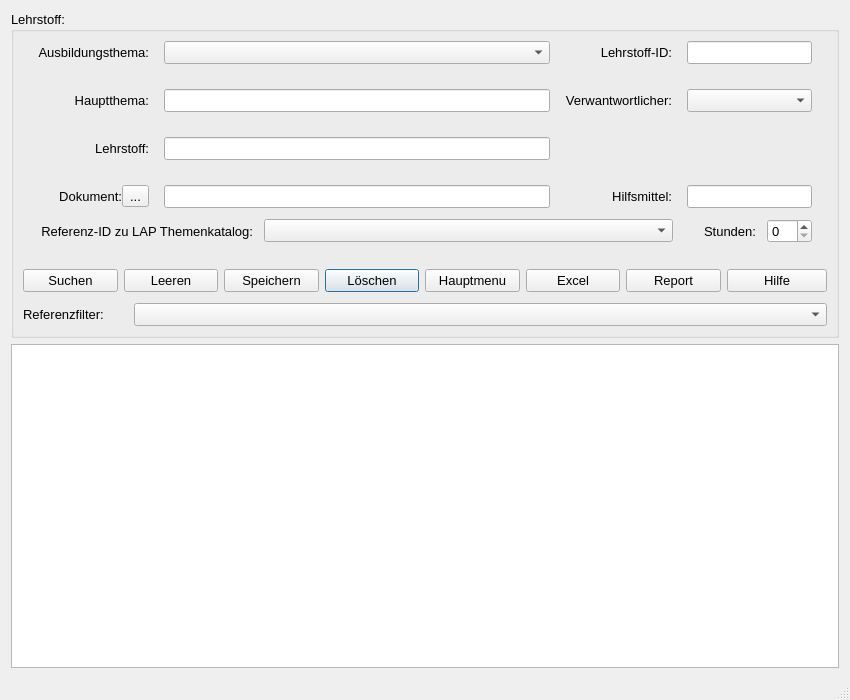
<?xml version="1.0" encoding="UTF-8"?>
<ui version="4.0">
 <class>Dialog</class>
 <widget class="QDialog" name="Dialog">
  <property name="enabled">
   <bool>true</bool>
  </property>
  <property name="geometry">
   <rect>
    <x>0</x>
    <y>0</y>
    <width>850</width>
    <height>700</height>
   </rect>
  </property>
  <property name="sizePolicy">
   <sizepolicy hsizetype="Fixed" vsizetype="Expanding">
    <horstretch>0</horstretch>
    <verstretch>0</verstretch>
   </sizepolicy>
  </property>
  <property name="minimumSize">
   <size>
    <width>850</width>
    <height>700</height>
   </size>
  </property>
  <property name="sizeIncrement">
   <size>
    <width>1</width>
    <height>2</height>
   </size>
  </property>
  <property name="baseSize">
   <size>
    <width>0</width>
    <height>0</height>
   </size>
  </property>
  <property name="windowTitle">
   <string>Lehrstoff</string>
  </property>
  <property name="sizeGripEnabled">
   <bool>true</bool>
  </property>
  <layout class="QVBoxLayout" name="verticalLayout">
   <item>
    <widget class="QGroupBox" name="gB_Lehrstoff">
     <property name="enabled">
      <bool>true</bool>
     </property>
     <property name="sizePolicy">
      <sizepolicy hsizetype="Fixed" vsizetype="Fixed">
       <horstretch>10</horstretch>
       <verstretch>0</verstretch>
      </sizepolicy>
     </property>
     <property name="minimumSize">
      <size>
       <width>0</width>
       <height>300</height>
      </size>
     </property>
     <property name="maximumSize">
      <size>
       <width>830</width>
       <height>16777215</height>
      </size>
     </property>
     <property name="baseSize">
      <size>
       <width>0</width>
       <height>0</height>
      </size>
     </property>
     <property name="font">
      <font>
       <pointsize>10</pointsize>
      </font>
     </property>
     <property name="title">
      <string>Lehrstoff:</string>
     </property>
     <layout class="QVBoxLayout" name="verticalLayout_2">
      <property name="spacing">
       <number>11</number>
      </property>
      <item>
       <layout class="QGridLayout" name="gridLayout">
        <property name="leftMargin">
         <number>15</number>
        </property>
        <property name="topMargin">
         <number>0</number>
        </property>
        <property name="rightMargin">
         <number>15</number>
        </property>
        <property name="bottomMargin">
         <number>0</number>
        </property>
        <property name="horizontalSpacing">
         <number>15</number>
        </property>
        <property name="verticalSpacing">
         <number>25</number>
        </property>
        <item row="0" column="0">
         <widget class="QLabel" name="lbl_Ausbildungsthema">
          <property name="sizePolicy">
           <sizepolicy hsizetype="Preferred" vsizetype="Preferred">
            <horstretch>0</horstretch>
            <verstretch>0</verstretch>
           </sizepolicy>
          </property>
          <property name="minimumSize">
           <size>
            <width>0</width>
            <height>0</height>
           </size>
          </property>
          <property name="font">
           <font>
            <pointsize>10</pointsize>
           </font>
          </property>
          <property name="layoutDirection">
           <enum>Qt::LeftToRight</enum>
          </property>
          <property name="text">
           <string>Ausbildungsthema:</string>
          </property>
          <property name="alignment">
           <set>Qt::AlignRight|Qt::AlignTrailing|Qt::AlignVCenter</set>
          </property>
         </widget>
        </item>
        <item row="0" column="1">
         <widget class="QComboBox" name="cB_Ausbildungsthema">
          <property name="sizePolicy">
           <sizepolicy hsizetype="Preferred" vsizetype="Fixed">
            <horstretch>0</horstretch>
            <verstretch>0</verstretch>
           </sizepolicy>
          </property>
          <property name="minimumSize">
           <size>
            <width>300</width>
            <height>0</height>
           </size>
          </property>
          <property name="font">
           <font>
            <pointsize>10</pointsize>
           </font>
          </property>
         </widget>
        </item>
        <item row="0" column="2">
         <widget class="QLabel" name="lbl_Lehrstoff_ID">
          <property name="sizePolicy">
           <sizepolicy hsizetype="Preferred" vsizetype="Preferred">
            <horstretch>0</horstretch>
            <verstretch>0</verstretch>
           </sizepolicy>
          </property>
          <property name="minimumSize">
           <size>
            <width>0</width>
            <height>0</height>
           </size>
          </property>
          <property name="font">
           <font>
            <pointsize>10</pointsize>
           </font>
          </property>
          <property name="text">
           <string>Lehrstoff-ID:</string>
          </property>
          <property name="alignment">
           <set>Qt::AlignRight|Qt::AlignTrailing|Qt::AlignVCenter</set>
          </property>
         </widget>
        </item>
        <item row="0" column="3">
         <widget class="QLineEdit" name="le_Lehrstoff_ID">
          <property name="sizePolicy">
           <sizepolicy hsizetype="Preferred" vsizetype="Fixed">
            <horstretch>0</horstretch>
            <verstretch>0</verstretch>
           </sizepolicy>
          </property>
          <property name="minimumSize">
           <size>
            <width>0</width>
            <height>0</height>
           </size>
          </property>
          <property name="font">
           <font>
            <pointsize>10</pointsize>
           </font>
          </property>
         </widget>
        </item>
        <item row="1" column="0">
         <widget class="QLabel" name="lbl_Hauptthema">
          <property name="font">
           <font>
            <pointsize>10</pointsize>
           </font>
          </property>
          <property name="text">
           <string>Hauptthema:</string>
          </property>
          <property name="alignment">
           <set>Qt::AlignRight|Qt::AlignTrailing|Qt::AlignVCenter</set>
          </property>
         </widget>
        </item>
        <item row="1" column="1">
         <widget class="QLineEdit" name="le_Hauptthema">
          <property name="font">
           <font>
            <pointsize>10</pointsize>
           </font>
          </property>
         </widget>
        </item>
        <item row="1" column="2">
         <widget class="QLabel" name="lbl_Verantwortlicher">
          <property name="sizePolicy">
           <sizepolicy hsizetype="Preferred" vsizetype="Preferred">
            <horstretch>0</horstretch>
            <verstretch>0</verstretch>
           </sizepolicy>
          </property>
          <property name="minimumSize">
           <size>
            <width>0</width>
            <height>0</height>
           </size>
          </property>
          <property name="maximumSize">
           <size>
            <width>16666666</width>
            <height>16777215</height>
           </size>
          </property>
          <property name="font">
           <font>
            <pointsize>10</pointsize>
           </font>
          </property>
          <property name="text">
           <string>Verwantwortlicher:</string>
          </property>
          <property name="alignment">
           <set>Qt::AlignRight|Qt::AlignTrailing|Qt::AlignVCenter</set>
          </property>
         </widget>
        </item>
        <item row="1" column="3">
         <widget class="QComboBox" name="cB_Verantwortlicher">
          <property name="sizePolicy">
           <sizepolicy hsizetype="Preferred" vsizetype="Fixed">
            <horstretch>0</horstretch>
            <verstretch>0</verstretch>
           </sizepolicy>
          </property>
          <property name="minimumSize">
           <size>
            <width>0</width>
            <height>0</height>
           </size>
          </property>
          <property name="maximumSize">
           <size>
            <width>16777215</width>
            <height>16777215</height>
           </size>
          </property>
          <property name="font">
           <font>
            <pointsize>10</pointsize>
           </font>
          </property>
         </widget>
        </item>
        <item row="2" column="0">
         <widget class="QLabel" name="lbl_Lehrstoff">
          <property name="sizePolicy">
           <sizepolicy hsizetype="Preferred" vsizetype="Preferred">
            <horstretch>0</horstretch>
            <verstretch>0</verstretch>
           </sizepolicy>
          </property>
          <property name="minimumSize">
           <size>
            <width>0</width>
            <height>0</height>
           </size>
          </property>
          <property name="font">
           <font>
            <pointsize>10</pointsize>
           </font>
          </property>
          <property name="text">
           <string>Lehrstoff:</string>
          </property>
          <property name="alignment">
           <set>Qt::AlignRight|Qt::AlignTrailing|Qt::AlignVCenter</set>
          </property>
         </widget>
        </item>
        <item row="2" column="1">
         <widget class="QLineEdit" name="le_Lehrstoff">
          <property name="sizePolicy">
           <sizepolicy hsizetype="Preferred" vsizetype="Fixed">
            <horstretch>0</horstretch>
            <verstretch>0</verstretch>
           </sizepolicy>
          </property>
          <property name="minimumSize">
           <size>
            <width>0</width>
            <height>0</height>
           </size>
          </property>
          <property name="maximumSize">
           <size>
            <width>16777215</width>
            <height>16777215</height>
           </size>
          </property>
          <property name="font">
           <font>
            <pointsize>10</pointsize>
           </font>
          </property>
         </widget>
        </item>
        <item row="3" column="0">
         <layout class="QHBoxLayout" name="horizontalLayout_2">
          <item>
           <widget class="QLabel" name="lbl_Dokument">
            <property name="sizePolicy">
             <sizepolicy hsizetype="Preferred" vsizetype="Preferred">
              <horstretch>0</horstretch>
              <verstretch>0</verstretch>
             </sizepolicy>
            </property>
            <property name="font">
             <font>
              <pointsize>10</pointsize>
             </font>
            </property>
            <property name="text">
             <string>Dokument:</string>
            </property>
            <property name="alignment">
             <set>Qt::AlignRight|Qt::AlignTrailing|Qt::AlignVCenter</set>
            </property>
           </widget>
          </item>
          <item>
           <widget class="QToolButton" name="tB_Dokument_Suchen">
            <property name="sizePolicy">
             <sizepolicy hsizetype="Fixed" vsizetype="Fixed">
              <horstretch>0</horstretch>
              <verstretch>0</verstretch>
             </sizepolicy>
            </property>
            <property name="font">
             <font>
              <pointsize>10</pointsize>
             </font>
            </property>
            <property name="text">
             <string>...</string>
            </property>
           </widget>
          </item>
         </layout>
        </item>
        <item row="3" column="1">
         <widget class="QLineEdit" name="le_Dokument">
          <property name="sizePolicy">
           <sizepolicy hsizetype="Preferred" vsizetype="Fixed">
            <horstretch>0</horstretch>
            <verstretch>0</verstretch>
           </sizepolicy>
          </property>
          <property name="minimumSize">
           <size>
            <width>0</width>
            <height>0</height>
           </size>
          </property>
          <property name="font">
           <font>
            <pointsize>10</pointsize>
           </font>
          </property>
         </widget>
        </item>
        <item row="3" column="2">
         <widget class="QLabel" name="lbl_Hilfsmittel">
          <property name="sizePolicy">
           <sizepolicy hsizetype="Preferred" vsizetype="Preferred">
            <horstretch>0</horstretch>
            <verstretch>0</verstretch>
           </sizepolicy>
          </property>
          <property name="font">
           <font>
            <pointsize>10</pointsize>
           </font>
          </property>
          <property name="text">
           <string>Hilfsmittel:</string>
          </property>
          <property name="alignment">
           <set>Qt::AlignRight|Qt::AlignTrailing|Qt::AlignVCenter</set>
          </property>
         </widget>
        </item>
        <item row="3" column="3">
         <widget class="QLineEdit" name="le_Hilfsmittel">
          <property name="sizePolicy">
           <sizepolicy hsizetype="Preferred" vsizetype="Fixed">
            <horstretch>0</horstretch>
            <verstretch>0</verstretch>
           </sizepolicy>
          </property>
          <property name="minimumSize">
           <size>
            <width>0</width>
            <height>0</height>
           </size>
          </property>
          <property name="font">
           <font>
            <pointsize>10</pointsize>
           </font>
          </property>
         </widget>
        </item>
       </layout>
      </item>
      <item>
       <layout class="QHBoxLayout" name="horizontalLayout">
        <property name="leftMargin">
         <number>15</number>
        </property>
        <property name="topMargin">
         <number>0</number>
        </property>
        <property name="rightMargin">
         <number>15</number>
        </property>
        <property name="bottomMargin">
         <number>0</number>
        </property>
        <item>
         <widget class="QLabel" name="lbl_Reference">
          <property name="minimumSize">
           <size>
            <width>215</width>
            <height>0</height>
           </size>
          </property>
          <property name="maximumSize">
           <size>
            <width>215</width>
            <height>16777215</height>
           </size>
          </property>
          <property name="font">
           <font>
            <pointsize>10</pointsize>
           </font>
          </property>
          <property name="text">
           <string>Referenz-ID zu LAP Themenkatalog:</string>
          </property>
          <property name="alignment">
           <set>Qt::AlignRight|Qt::AlignTrailing|Qt::AlignVCenter</set>
          </property>
         </widget>
        </item>
        <item>
         <widget class="QComboBox" name="cB_Reference">
          <property name="font">
           <font>
            <pointsize>10</pointsize>
           </font>
          </property>
         </widget>
        </item>
        <item>
         <spacer name="horizontalSpacer">
          <property name="font">
           <font>
            <pointsize>10</pointsize>
           </font>
          </property>
          <property name="orientation">
           <enum>Qt::Horizontal</enum>
          </property>
          <property name="sizeType">
           <enum>QSizePolicy::Fixed</enum>
          </property>
          <property name="sizeHint" stdset="0">
           <size>
            <width>20</width>
            <height>20</height>
           </size>
          </property>
         </spacer>
        </item>
        <item>
         <widget class="QLabel" name="lbl_Stunden">
          <property name="sizePolicy">
           <sizepolicy hsizetype="Fixed" vsizetype="Preferred">
            <horstretch>0</horstretch>
            <verstretch>0</verstretch>
           </sizepolicy>
          </property>
          <property name="minimumSize">
           <size>
            <width>0</width>
            <height>0</height>
           </size>
          </property>
          <property name="font">
           <font>
            <pointsize>10</pointsize>
           </font>
          </property>
          <property name="text">
           <string>Stunden:</string>
          </property>
          <property name="alignment">
           <set>Qt::AlignRight|Qt::AlignTrailing|Qt::AlignVCenter</set>
          </property>
         </widget>
        </item>
        <item>
         <widget class="QSpinBox" name="sB_Stunden">
          <property name="sizePolicy">
           <sizepolicy hsizetype="Preferred" vsizetype="Fixed">
            <horstretch>0</horstretch>
            <verstretch>0</verstretch>
           </sizepolicy>
          </property>
          <property name="maximumSize">
           <size>
            <width>45</width>
            <height>16777215</height>
           </size>
          </property>
          <property name="font">
           <font>
            <pointsize>10</pointsize>
           </font>
          </property>
         </widget>
        </item>
       </layout>
      </item>
      <item>
       <layout class="QGridLayout" name="gridLayout_2" columnstretch="0,0,0,0,0,0,0,0">
        <property name="leftMargin">
         <number>0</number>
        </property>
        <property name="topMargin">
         <number>15</number>
        </property>
        <property name="horizontalSpacing">
         <number>6</number>
        </property>
        <property name="verticalSpacing">
         <number>5</number>
        </property>
        <item row="0" column="3">
         <widget class="QPushButton" name="pB_Loeschen">
          <property name="sizePolicy">
           <sizepolicy hsizetype="Preferred" vsizetype="Fixed">
            <horstretch>0</horstretch>
            <verstretch>0</verstretch>
           </sizepolicy>
          </property>
          <property name="maximumSize">
           <size>
            <width>100</width>
            <height>16777215</height>
           </size>
          </property>
          <property name="font">
           <font>
            <pointsize>10</pointsize>
           </font>
          </property>
          <property name="text">
           <string>Löschen</string>
          </property>
          <property name="icon">
           <iconset>
            <normaloff>../../_Symbole/UsedSymbols/seo-social-web-network-internet_262_icon-icons.com_61518.ico</normaloff>../../_Symbole/UsedSymbols/seo-social-web-network-internet_262_icon-icons.com_61518.ico</iconset>
          </property>
         </widget>
        </item>
        <item row="0" column="6">
         <widget class="QPushButton" name="pB_Report">
          <property name="sizePolicy">
           <sizepolicy hsizetype="Preferred" vsizetype="Fixed">
            <horstretch>0</horstretch>
            <verstretch>0</verstretch>
           </sizepolicy>
          </property>
          <property name="maximumSize">
           <size>
            <width>100</width>
            <height>16777215</height>
           </size>
          </property>
          <property name="font">
           <font>
            <pointsize>10</pointsize>
           </font>
          </property>
          <property name="text">
           <string>Report</string>
          </property>
          <property name="icon">
           <iconset>
            <normaloff>../../_Symbole/UsedSymbols/reporting_noun_report_document_file_icon_148360.ico</normaloff>../../_Symbole/UsedSymbols/reporting_noun_report_document_file_icon_148360.ico</iconset>
          </property>
         </widget>
        </item>
        <item row="0" column="0">
         <widget class="QPushButton" name="pB_Suchen">
          <property name="sizePolicy">
           <sizepolicy hsizetype="Preferred" vsizetype="Preferred">
            <horstretch>0</horstretch>
            <verstretch>0</verstretch>
           </sizepolicy>
          </property>
          <property name="minimumSize">
           <size>
            <width>0</width>
            <height>0</height>
           </size>
          </property>
          <property name="maximumSize">
           <size>
            <width>100</width>
            <height>16777215</height>
           </size>
          </property>
          <property name="font">
           <font>
            <pointsize>10</pointsize>
           </font>
          </property>
          <property name="text">
           <string>Suchen</string>
          </property>
          <property name="icon">
           <iconset>
            <normaloff>../../_Symbole/UsedSymbols/searchmagnifierinterfacesymbol1_79893.ico</normaloff>../../_Symbole/UsedSymbols/searchmagnifierinterfacesymbol1_79893.ico</iconset>
          </property>
         </widget>
        </item>
        <item row="0" column="2">
         <widget class="QPushButton" name="pB_Speichern">
          <property name="sizePolicy">
           <sizepolicy hsizetype="Preferred" vsizetype="Fixed">
            <horstretch>0</horstretch>
            <verstretch>0</verstretch>
           </sizepolicy>
          </property>
          <property name="maximumSize">
           <size>
            <width>100</width>
            <height>16777215</height>
           </size>
          </property>
          <property name="font">
           <font>
            <pointsize>10</pointsize>
           </font>
          </property>
          <property name="text">
           <string>Speichern</string>
          </property>
          <property name="icon">
           <iconset>
            <normaloff>../../_Symbole/UsedSymbols/save_3621.ico</normaloff>../../_Symbole/UsedSymbols/save_3621.ico</iconset>
          </property>
         </widget>
        </item>
        <item row="0" column="5">
         <widget class="QPushButton" name="pB_Excel">
          <property name="sizePolicy">
           <sizepolicy hsizetype="Preferred" vsizetype="Fixed">
            <horstretch>0</horstretch>
            <verstretch>0</verstretch>
           </sizepolicy>
          </property>
          <property name="maximumSize">
           <size>
            <width>100</width>
            <height>16777215</height>
           </size>
          </property>
          <property name="font">
           <font>
            <pointsize>10</pointsize>
           </font>
          </property>
          <property name="text">
           <string>Excel</string>
          </property>
          <property name="icon">
           <iconset>
            <normaloff>../../_Symbole/UsedSymbols/microsoft_excel_icon_132212.ico</normaloff>../../_Symbole/UsedSymbols/microsoft_excel_icon_132212.ico</iconset>
          </property>
         </widget>
        </item>
        <item row="0" column="4">
         <widget class="QPushButton" name="pB_Abbrechen">
          <property name="sizePolicy">
           <sizepolicy hsizetype="Preferred" vsizetype="Fixed">
            <horstretch>0</horstretch>
            <verstretch>0</verstretch>
           </sizepolicy>
          </property>
          <property name="maximumSize">
           <size>
            <width>100</width>
            <height>16777215</height>
           </size>
          </property>
          <property name="font">
           <font>
            <pointsize>10</pointsize>
           </font>
          </property>
          <property name="text">
           <string>Hauptmenu</string>
          </property>
          <property name="icon">
           <iconset>
            <normaloff>../../_Symbole/UsedSymbols/log-out_icon-icons.com_50106.ico</normaloff>../../_Symbole/UsedSymbols/log-out_icon-icons.com_50106.ico</iconset>
          </property>
         </widget>
        </item>
        <item row="0" column="7">
         <widget class="QPushButton" name="pB_Hilfe">
          <property name="sizePolicy">
           <sizepolicy hsizetype="Fixed" vsizetype="Preferred">
            <horstretch>0</horstretch>
            <verstretch>0</verstretch>
           </sizepolicy>
          </property>
          <property name="minimumSize">
           <size>
            <width>100</width>
            <height>0</height>
           </size>
          </property>
          <property name="maximumSize">
           <size>
            <width>100</width>
            <height>16777215</height>
           </size>
          </property>
          <property name="font">
           <font>
            <pointsize>10</pointsize>
           </font>
          </property>
          <property name="text">
           <string>Hilfe</string>
          </property>
          <property name="icon">
           <iconset>
            <normaloff>../../_Symbole/UsedSymbols/info_13213.ico</normaloff>../../_Symbole/UsedSymbols/info_13213.ico</iconset>
          </property>
         </widget>
        </item>
        <item row="0" column="1">
         <widget class="QPushButton" name="pB_ClearFields">
          <property name="text">
           <string>Leeren</string>
          </property>
          <property name="icon">
           <iconset>
            <normaloff>../../_Symbole/UsedSymbols/-clear_90704.ico</normaloff>../../_Symbole/UsedSymbols/-clear_90704.ico</iconset>
          </property>
         </widget>
        </item>
       </layout>
      </item>
      <item>
       <layout class="QHBoxLayout" name="horizontalLayout_3">
        <item>
         <widget class="QLabel" name="lbl_Filter">
          <property name="maximumSize">
           <size>
            <width>100</width>
            <height>16777215</height>
           </size>
          </property>
          <property name="font">
           <font>
            <pointsize>10</pointsize>
           </font>
          </property>
          <property name="text">
           <string>Referenzfilter:</string>
          </property>
         </widget>
        </item>
        <item>
         <widget class="QComboBox" name="cB_Filter">
          <property name="font">
           <font>
            <pointsize>10</pointsize>
           </font>
          </property>
         </widget>
        </item>
       </layout>
      </item>
     </layout>
    </widget>
   </item>
   <item>
    <widget class="QTableWidget" name="tW_Datenbank">
     <property name="sizePolicy">
      <sizepolicy hsizetype="Expanding" vsizetype="Expanding">
       <horstretch>0</horstretch>
       <verstretch>0</verstretch>
      </sizepolicy>
     </property>
     <property name="minimumSize">
      <size>
       <width>10</width>
       <height>0</height>
      </size>
     </property>
     <property name="sizeIncrement">
      <size>
       <width>10</width>
       <height>10</height>
      </size>
     </property>
     <property name="font">
      <font>
       <pointsize>10</pointsize>
      </font>
     </property>
     <property name="editTriggers">
      <set>QAbstractItemView::NoEditTriggers</set>
     </property>
     <property name="alternatingRowColors">
      <bool>true</bool>
     </property>
     <attribute name="verticalHeaderVisible">
      <bool>true</bool>
     </attribute>
    </widget>
   </item>
   <item>
    <widget class="QLabel" name="lab_INFO">
     <property name="sizePolicy">
      <sizepolicy hsizetype="Expanding" vsizetype="Preferred">
       <horstretch>0</horstretch>
       <verstretch>0</verstretch>
      </sizepolicy>
     </property>
     <property name="minimumSize">
      <size>
       <width>0</width>
       <height>0</height>
      </size>
     </property>
     <property name="font">
      <font>
       <pointsize>10</pointsize>
      </font>
     </property>
     <property name="text">
      <string/>
     </property>
    </widget>
   </item>
  </layout>
 </widget>
 <tabstops>
  <tabstop>cB_Ausbildungsthema</tabstop>
  <tabstop>le_Lehrstoff_ID</tabstop>
  <tabstop>le_Hauptthema</tabstop>
  <tabstop>cB_Verantwortlicher</tabstop>
  <tabstop>le_Lehrstoff</tabstop>
  <tabstop>tB_Dokument_Suchen</tabstop>
  <tabstop>le_Dokument</tabstop>
  <tabstop>le_Hilfsmittel</tabstop>
  <tabstop>cB_Reference</tabstop>
  <tabstop>sB_Stunden</tabstop>
  <tabstop>pB_Suchen</tabstop>
  <tabstop>pB_Speichern</tabstop>
  <tabstop>pB_Loeschen</tabstop>
  <tabstop>pB_Abbrechen</tabstop>
  <tabstop>pB_Excel</tabstop>
  <tabstop>pB_Report</tabstop>
  <tabstop>pB_Hilfe</tabstop>
  <tabstop>tW_Datenbank</tabstop>
 </tabstops>
 <resources/>
 <connections/>
</ui>
